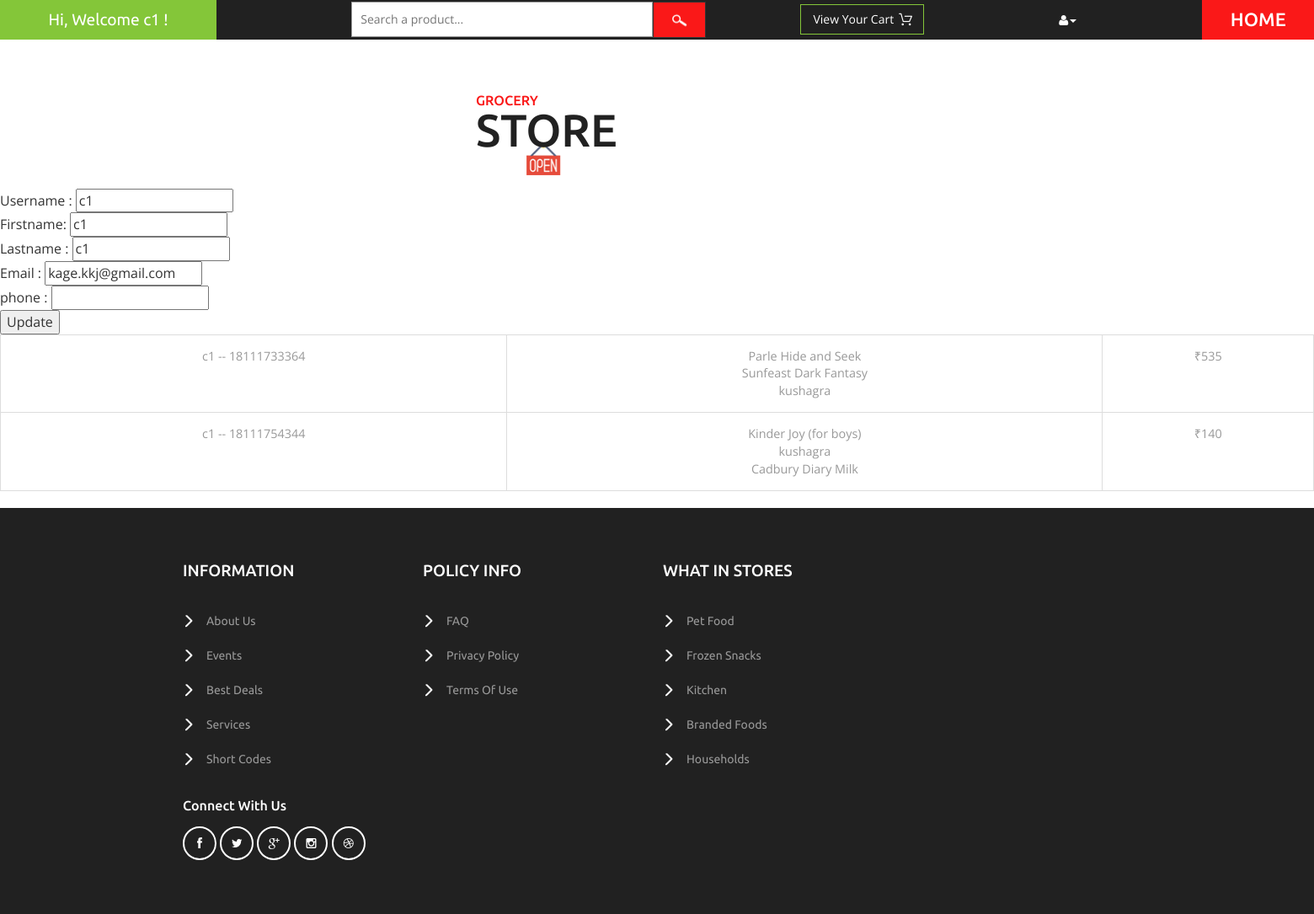
The page /customer/profile/ (signed in) on the database as committed earlier.
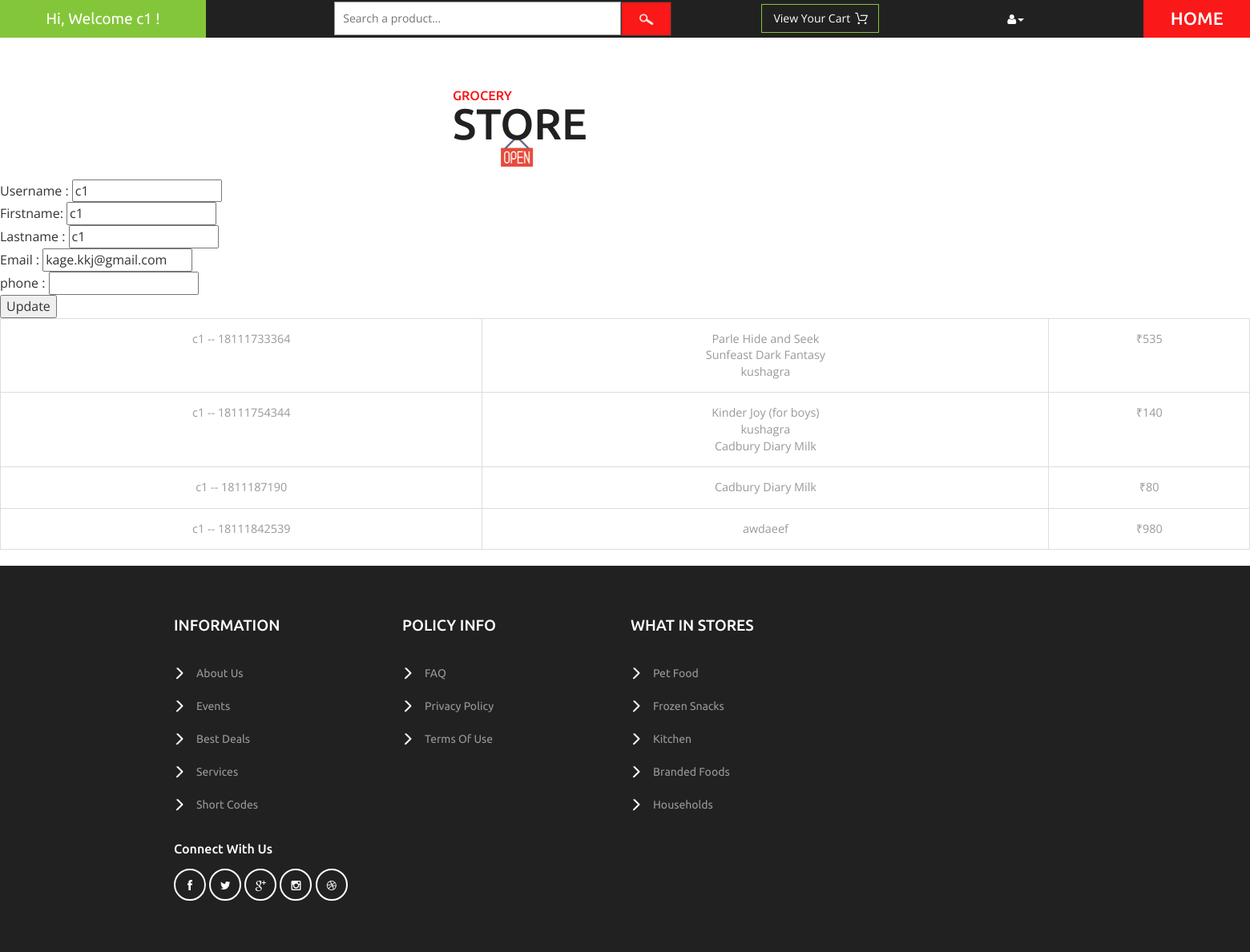
The same page on the database as committed later.
### cart/models.py (models this page shows, shortened)
class Order(models.Model):
    owner = models.ForeignKey(CustomerProfile, on_delete=models.SET_NULL, null=True, related_name='o')
    ref_code = models.CharField(max_length=20)
    items = models.ManyToManyField(OrderItem)
    is_ordered = models.BooleanField(default=False)
    date_ordered = models.DateTimeField(null=True)
    def get_cart_total(self):
        return sum([item.product.cost*item.qty for item in self.items.all()])
    def __str__(self):
        return '{0} -- {1}'.format(self.owner, self.ref_code)

class OrderItem(models.Model):
    product = models.ForeignKey(Product, on_delete=models.SET_NULL, null=True)
    is_ordered = models.BooleanField(default=False)
    date_added = models.DateTimeField(auto_now_add=True)
    date_ordered = models.DateTimeField(null=True)
    qty = models.IntegerField(null=True,default=1)
    ref_code = models.CharField(max_length=20)
    def __str__(self):
        return self.product.prod_name

### customer/models.py (models this page shows)
class CustomerProfile(models.Model):
    Customer = models.OneToOneField(User, on_delete=models.CASCADE, related_name='cus')
    prod = models.ManyToManyField(Product, blank=True)
    phone_number = models.IntegerField(null=True)
    def __str__(self):
        return self.Customer.username

### vendor/models.py (models this page shows, shortened)
class Product(models.Model):
    category = models.ForeignKey(Category, on_delete=models.CASCADE)
    prod_name = models.CharField(max_length=150)
    ingredients = models.TextField(max_length=264, blank=True)
    stock = models.IntegerField(default=0)
    cost = models.IntegerField(default=0)
    brand = models.CharField(max_length=150, blank=True)
    prod_pic = models.FileField(upload_to='documents/', blank=True)
    created_at = models.DateTimeField(auto_now_add=True)
    updated_at = models.DateTimeField(auto_now=True)

### customer/views.py (the view, shortened to what this page needs)
# urls.py: path('profile/', views.profile, name='profile'),
def profile(request):
    a = request.user
    placed_order = get_user_order(request)
    context = {
        'ordre': placed_order
    }
    return render(request, 'customer/profile.html', context)

### customer/views.py (called while the page is built)
def get_user_order(request):
    user_profile = get_object_or_404(CustomerProfile, Customer=request.user)
    ord = Order.objects.filter(owner=user_profile, is_ordered=True)
    if ord.exists():
        return ord
    return 0

### customer/templates/customer/profile.html (shortened to what this page needs)
{% extends 'customer/base.html' %}
{% block content %}
    {% if user.is_authenticated %}
        <form method="post">
            Username : <input type="text" value="{{ user.username }}" name="username"><br>
            Firstname: <input type="text" value="{{ user.first_name }}" name="first_name"><br>
            Lastname : <input type="text" value="{{ user.last_name }}" name="last_name"><br>
            Email    : <input type="email" value="{{ user.email }}" name="email"><br>
            phone    : <input type="number" value="{{ user.cus.phone_number }}" name="phone"><br>
            <input type="submit" value="Update">
        </form>
        {% if ordre %}
            <table border="5" class="table table-hover table-bordered text-center">
            {% for o in ordre %}
                <tr>
                    <td>{{ o }}</td>
                    <td>
                        {% for item in o.items.all %}
                            {{ item }}<br>
                        {% endfor %}
                    </td>
                    <td>
                        ₹{{ o.get_cart_total }}
                    </td>
                </tr>
            {% endfor %}
            </table>
        {% endif %}
    {% endif %}
{% endblock %}

Rows that differ between the two databases and show on the page:
added Order: owner+ref_code "c1 -- 1811187190", get_cart_total "80"
added OrderItem: product.prod_name "Cadbury Diary Milk", shown under "c1 -- 1811187190"
added Order: owner+ref_code "c1 -- 18111842539", get_cart_total "980"
added OrderItem: product.prod_name "awdaeef", shown under "c1 -- 18111842539"
